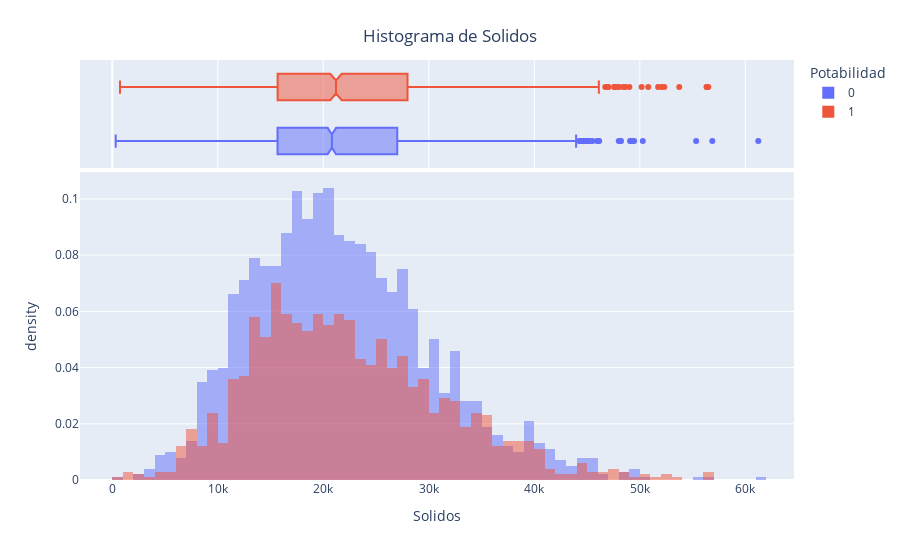

Write notebook code for a chart like this one.
### Markdown cell above
## Solidos Disueltos

![imagenSolidos](https://www.masterwater.com/wp-content/uploads/2019/05/TDS2.png)

El agua tiene la capacidad de disolver una amplia gama de minerales inorgánicos y algunos orgánicos o sales como potasio, calcio, sodio, bicarbonatos, cloruros, magnesio, sulfatos, etc. Estos minerales producen un sabor no deseado y un color diluido en la apariencia del agua. Este es el parámetro importante para el uso del agua. El agua con alto valor de TDS indica que el agua está altamente mineralizada. El límite deseable para TDS es 500 mg/l y el límite máximo es 1000 mg/l que se prescribe para beber.

### Code cell
graficaDeHistograma("Solidos")

### Figure 1 — Plotly figure (JSON) as saved in the notebook; plotly's stock layout.template omitted (floating-point values rounded to 4 significant figures; data arrays with more than 128 entries replaced by an {"elided": "..."} marker saying what was removed)
{"data": [{"alignmentgroup": "True", "bingroup": "x", "histnorm": "density", "hovertemplate": "Potabilidad=0<br>Solidos=%{x}<br>density=%{y}<extra></extra>", "legendgroup": "0", "marker": {"color": "#636efa", "opacity": 0.5, "pattern": {"shape": ""}}, "name": "0", "offsetgroup": "0", "orientation": "v", "showlegend": true, "type": "histogram", "x": {"elided": "1998 float values"}, "xaxis": "x", "yaxis": "y"}, {"alignmentgroup": "True", "hovertemplate": "Potabilidad=0<br>Solidos=%{x}<extra></extra>", "legendgroup": "0", "marker": {"color": "#636efa"}, "name": "0", "notched": true, "offsetgroup": "0", "showlegend": false, "type": "box", "x": {"elided": "1998 float values"}, "xaxis": "x2", "yaxis": "y2"}, {"alignmentgroup": "True", "bingroup": "x", "histnorm": "density", "hovertemplate": "Potabilidad=1<br>Solidos=%{x}<br>density=%{y}<extra></extra>", "legendgroup": "1", "marker": {"color": "#EF553B", "opacity": 0.5, "pattern": {"shape": ""}}, "name": "1", "offsetgroup": "1", "orientation": "v", "showlegend": true, "type": "histogram", "x": {"elided": "1278 float values"}, "xaxis": "x", "yaxis": "y"}, {"alignmentgroup": "True", "hovertemplate": "Potabilidad=1<br>Solidos=%{x}<extra></extra>", "legendgroup": "1", "marker": {"color": "#EF553B"}, "name": "1", "notched": true, "offsetgroup": "1", "showlegend": false, "type": "box", "x": {"elided": "1278 float values"}, "xaxis": "x2", "yaxis": "y2"}], "layout": {"barmode": "overlay", "legend": {"title": {"text": "Potabilidad"}, "tracegroupgap": 0}, "margin": {"t": 60}, "title": {"text": " Histograma de Solidos", "x": 0.5, "xanchor": "center", "yanchor": "top"}, "xaxis": {"anchor": "y", "domain": [0, 1], "title": {"text": "Solidos"}}, "xaxis2": {"anchor": "y2", "domain": [0, 1], "matches": "x", "showgrid": true, "showticklabels": false}, "yaxis": {"anchor": "x", "domain": [0, 0.7326], "title": {"text": "density"}}, "yaxis2": {"anchor": "x2", "domain": [0.7426, 1], "matches": "y2", "showgrid": false, "showline": false, "showticklabels": false, "ticks": ""}}}
